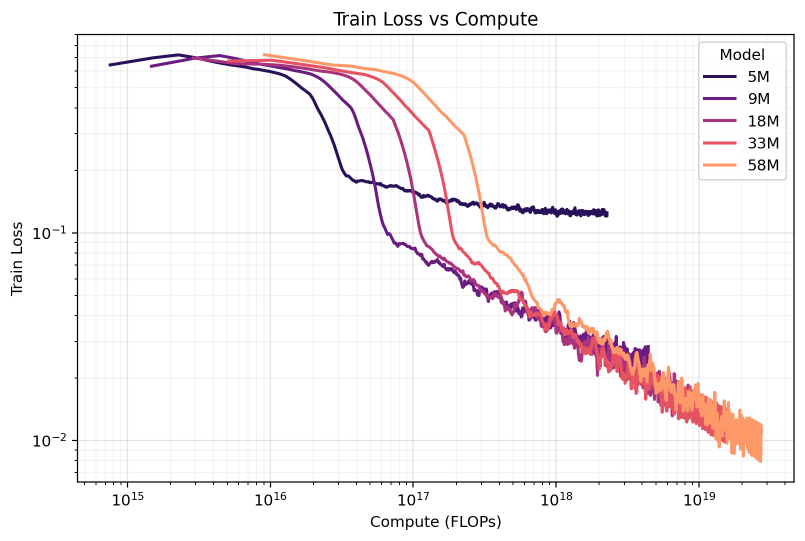
#> input picture figs/train loss vs compute.png, 1609 x 1081 px (shown at 1/2 size)
$ python format_figs.py
#> lines starting #> are read from the running program, lines starting #| are printed output that depends on the picture
from pathlib import Path
from PIL import Image


def resize_to_height(im: Image.Image, target_h: int) -> Image.Image:
    if im.height == target_h:
        return im
    w = int(im.width * (target_h / im.height))
    return im.resize((w, target_h), Image.LANCZOS)


def concat_side_by_side(img1_path: Path, img2_path: Path, out_path: Path) -> None:
    a = Image.open(img1_path).convert("RGBA")
#> a is the input picture: PIL image 1609x1081 RGBA; mean R, G, B, A 247.7, 243.8, 244.7, 255
    b = Image.open(img2_path).convert("RGBA")
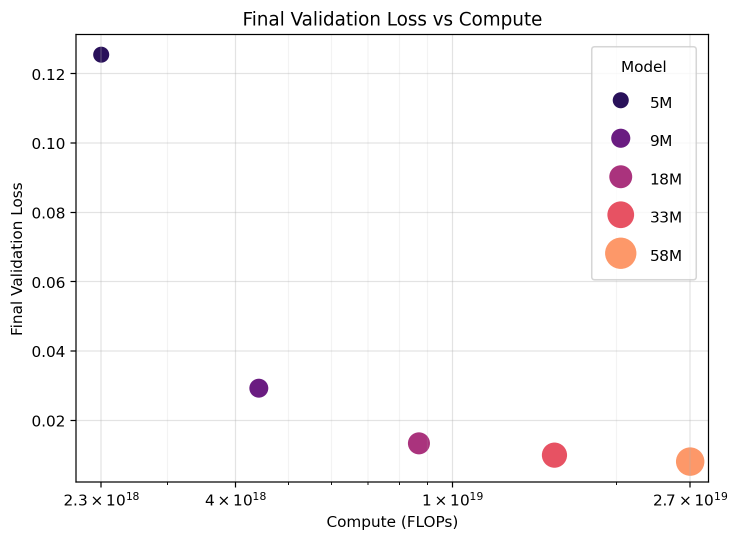
#> input picture figs/val loss vs compute.png, 1477 x 1081 px (shown at 1/2 size)
#> b is the input picture: PIL image 1477x1081 RGBA; mean R, G, B, A 249.4, 248.3, 248.5, 255

    target_h = max(a.height, b.height)
#> target_h = 1081
    a2 = resize_to_height(a, target_h)
    b2 = resize_to_height(b, target_h)

    new = Image.new("RGBA", (a2.width + b2.width, target_h), (255, 255, 255, 0))
    new.paste(a2, (0, 0), a2)
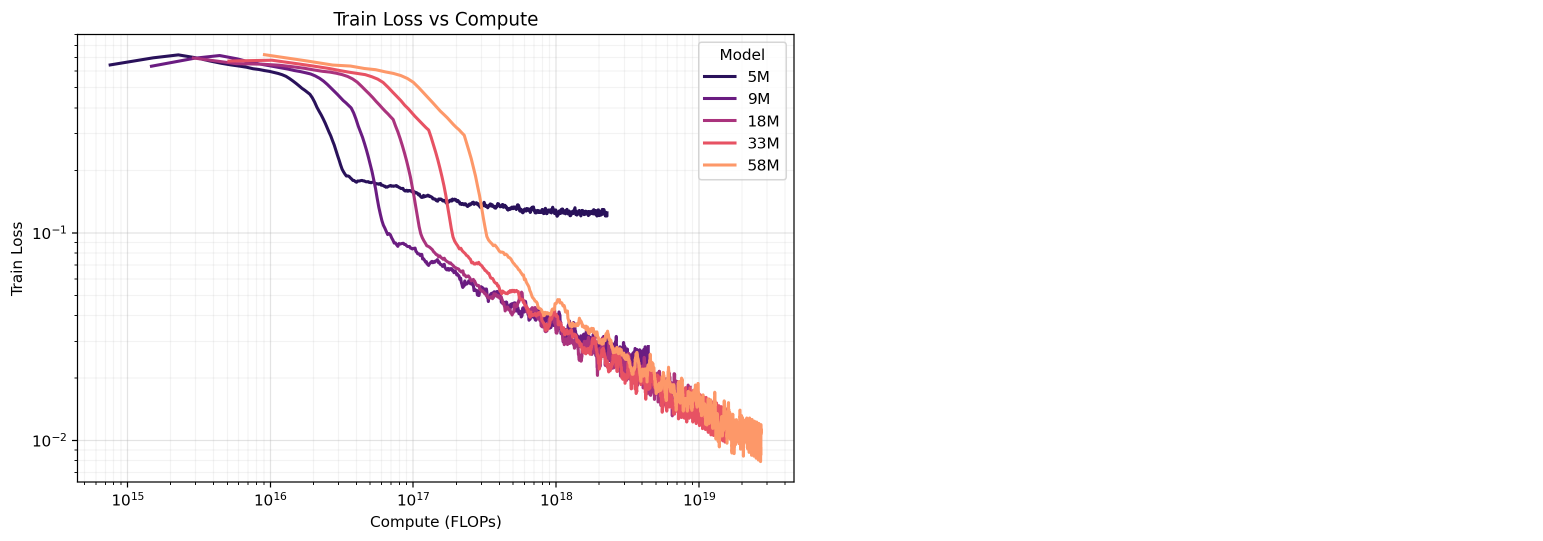
#> new: PIL image 3086x1081 RGBA (shown at 1/2 size); mean R, G, B, A 251.2, 249.2, 249.6, 133; transparent parts drawn white
    new.paste(b2, (a2.width, 0), b2)
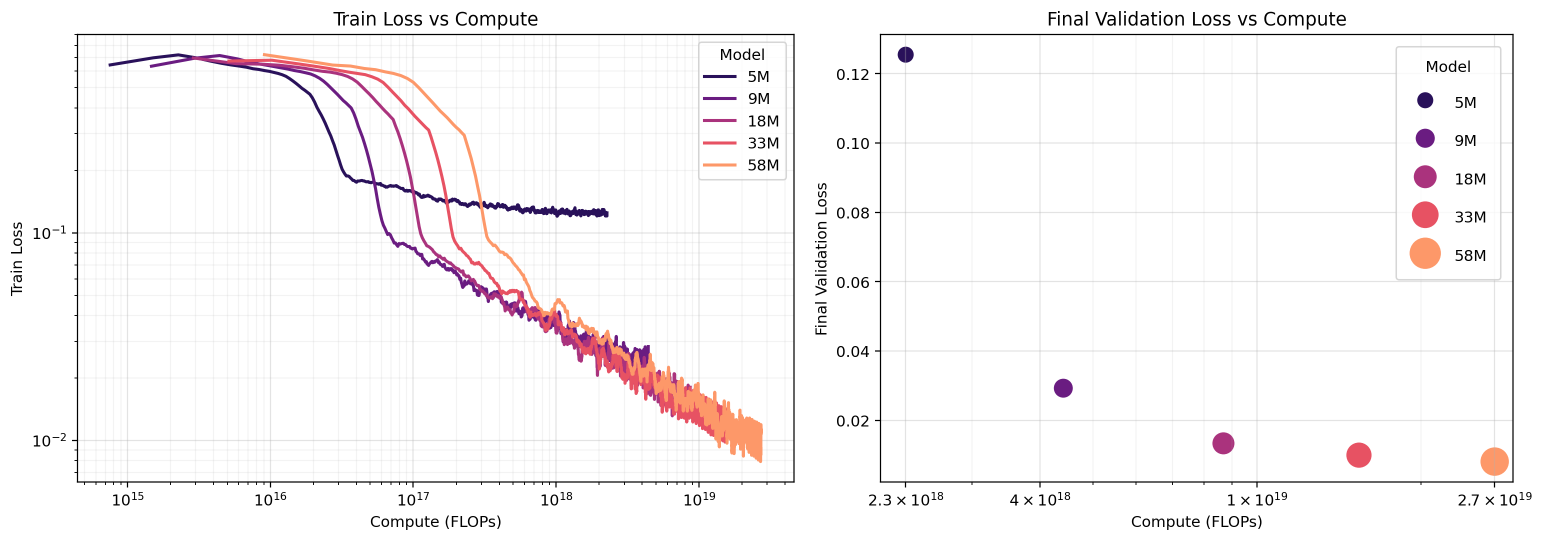
#> new: PIL image 3086x1081 RGBA (shown at 1/2 size); mean R, G, B, A 248.5, 245.9, 246.5, 255

    new.convert("RGB").save(out_path, "PNG")
    print(f"Saved {out_path}")


if __name__ == "__main__":
    figs = Path(__file__).resolve().parents[1] / "figs"
    img1 = figs / "train loss vs compute.png"
    img2 = figs / "val loss vs compute.png"
    out = figs / "train_and_val_loss.png"

    if not img1.exists() or not img2.exists():
        raise SystemExit("Expected files not found in figs/; check filenames")

    concat_side_by_side(img1, img2, out)
